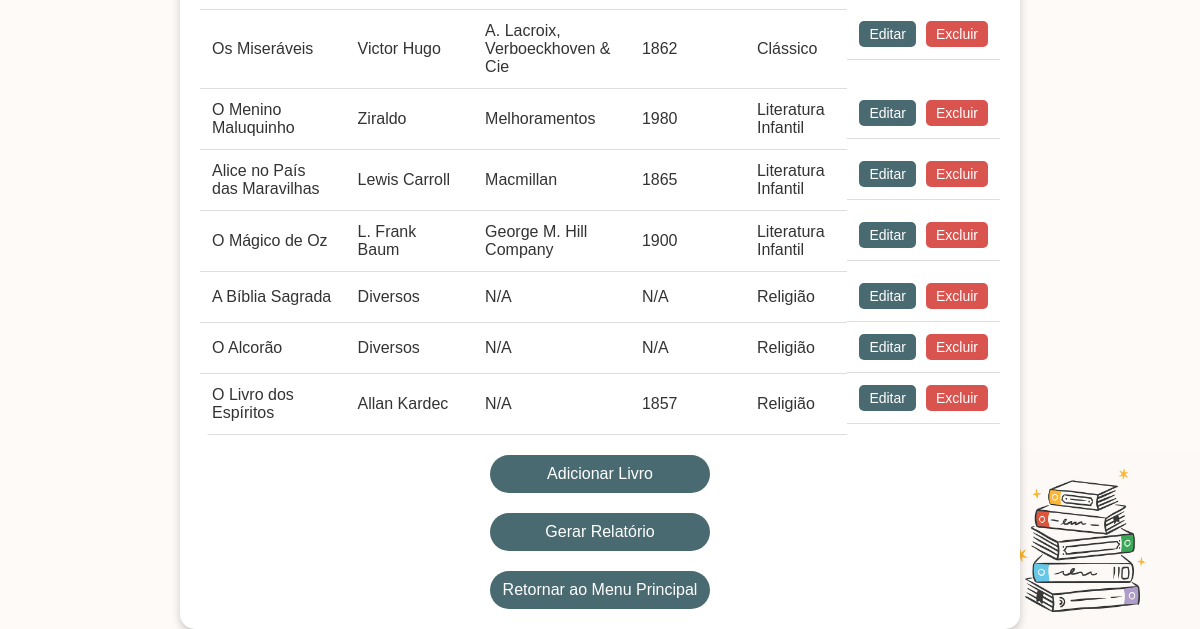
Page /list_books (lower part) on the earlier database version.
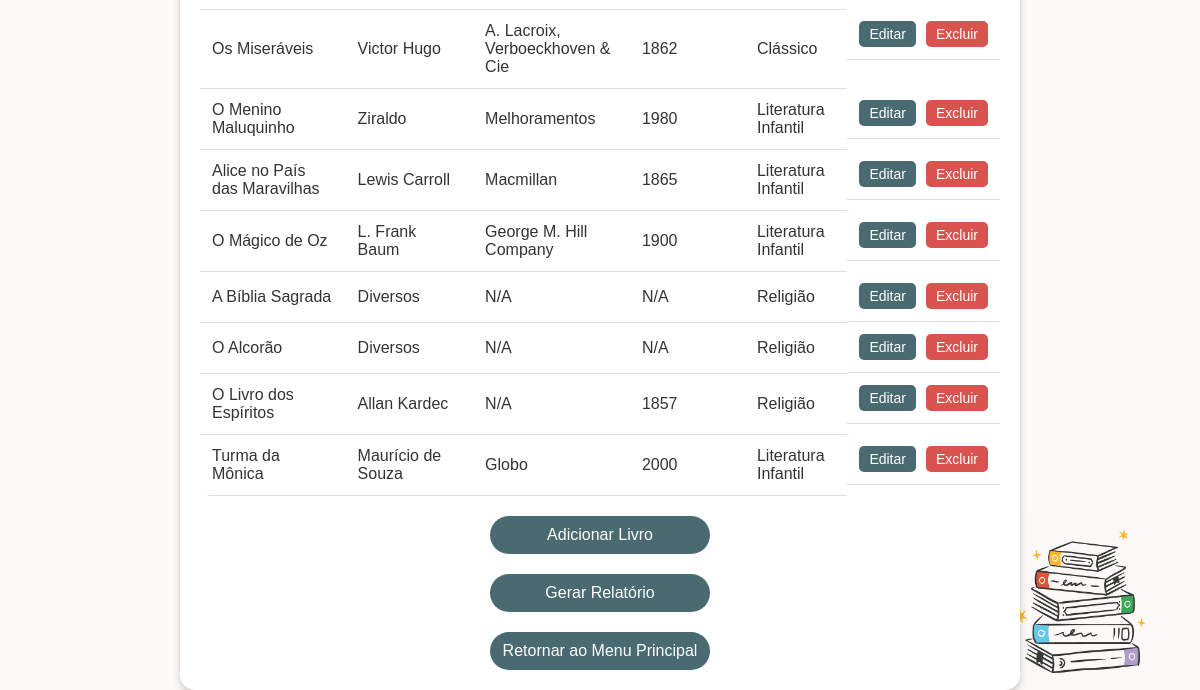
Same page on the later database version.
### app.py (models this page shows)
class Book(db.Model):
    id = db.Column(db.Integer, primary_key=True)
    title = db.Column(db.String(100), nullable=False)
    author = db.Column(db.String(100), nullable=False)
    publisher = db.Column(db.String(100), nullable=True)
    data_publicacao = db.Column(db.String(10), nullable=True)  # Formato DD/MM/AAAA
    genero_literario = db.Column(db.String(50), nullable=True)

### app.py (the view)
@app.route('/list_books')
def list_books():
    books = Book.query.all()
    return render_template('list_books.html', books=books)

### templates/list_books.html (shortened to what this page needs)
<!DOCTYPE html>
<html lang="en">
<head>
</head>
<body>
    <div class="container">
        <table>
            <tbody>
                {% for book in books %}
                    <tr>
                        <td>{{ book.title }}</td>
                        <td>{{ book.author }}</td>
                        <td>{{ book.publisher }}</td>
                        <td>{{ book.data_publicacao }}</td>
                        <td>{{ book.genero_literario }}</td>
                        <td class="action-buttons">
                            <a href="{{ url_for('edit_book', book_id=book.id) }}"><button>Editar</button></a>
                            <form action="{{ url_for('delete_book', book_id=book.id) }}" method="post" onsubmit="return confirm('Tem certeza que deseja excluir este livro?');">
                                <button type="submit">Excluir</button>
                            </form>
                        </td>
                    </tr>
                {% endfor %}
            </tbody>
        </table>
        <a href="{{ url_for('add_book') }}" class="add-button">Adicionar Livro</a>
        <a href="{{ url_for('generate_report') }}" class="report-button">Gerar Relatório</a>
        <a href="{{ url_for('home') }}" class="return-button">Retornar ao Menu Principal</a>
    </div>
</body>
</html>

Differences in the rows shown:
added Book: title "Turma da Mônica", author "Maurício de Souza", publisher "Globo", data_publicacao "2000", genero_literario "Literatura Infantil"
